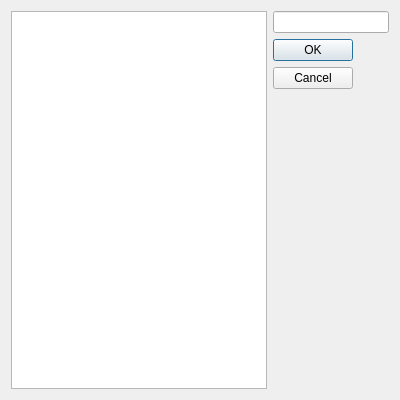
<?xml version="1.0" encoding="UTF-8"?>
<ui version="4.0">
 <class>SelectContactDialog</class>
 <widget class="QDialog" name="SelectContactDialog">
  <property name="geometry">
   <rect>
    <x>0</x>
    <y>0</y>
    <width>400</width>
    <height>400</height>
   </rect>
  </property>
  <property name="windowTitle">
   <string>Select Contact</string>
  </property>
  <layout class="QHBoxLayout" name="horizontalLayout">
   <item>
    <widget class="QListView" name="listView"/>
   </item>
   <item>
    <layout class="QVBoxLayout" name="verticalLayout">
     <item>
      <widget class="QLineEdit" name="lineEdit">
       <property name="maximumSize">
        <size>
         <width>170</width>
         <height>16777215</height>
        </size>
       </property>
       <property name="maxLength">
        <number>10</number>
       </property>
      </widget>
     </item>
     <item>
      <widget class="QDialogButtonBox" name="buttonBox">
       <property name="orientation">
        <enum>Qt::Vertical</enum>
       </property>
       <property name="standardButtons">
        <set>QDialogButtonBox::Cancel|QDialogButtonBox::Ok</set>
       </property>
      </widget>
     </item>
    </layout>
   </item>
  </layout>
 </widget>
 <resources/>
 <connections>
  <connection>
   <sender>buttonBox</sender>
   <signal>accepted()</signal>
   <receiver>SelectContactDialog</receiver>
   <slot>accept()</slot>
   <hints>
    <hint type="sourcelabel">
     <x>248</x>
     <y>254</y>
    </hint>
    <hint type="destinationlabel">
     <x>157</x>
     <y>274</y>
    </hint>
   </hints>
  </connection>
  <connection>
   <sender>buttonBox</sender>
   <signal>rejected()</signal>
   <receiver>SelectContactDialog</receiver>
   <slot>reject()</slot>
   <hints>
    <hint type="sourcelabel">
     <x>316</x>
     <y>260</y>
    </hint>
    <hint type="destinationlabel">
     <x>286</x>
     <y>274</y>
    </hint>
   </hints>
  </connection>
 </connections>
</ui>
